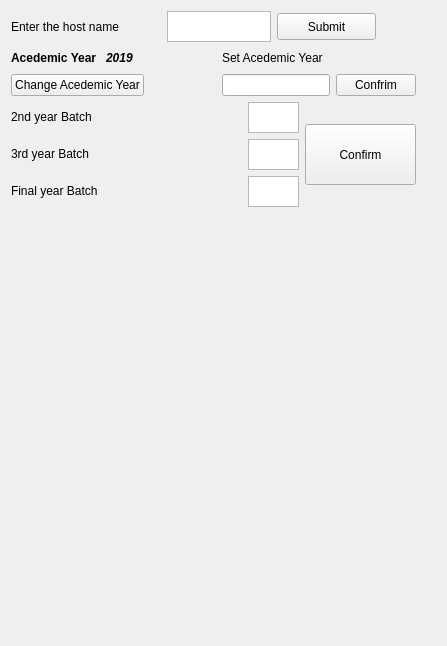
     <widget class="QWidget" name="tab_13">
      <attribute name="title">
       <string>Settings</string>
      </attribute>
      <layout class="QGridLayout" name="gridLayout_4">
       <item row="0" column="0" colspan="2">
        <layout class="QHBoxLayout" name="horizontalLayout_32">
         <item>
          <widget class="QLabel" name="label_22">
           <property name="sizePolicy">
            <sizepolicy hsizetype="Fixed" vsizetype="Fixed">
             <horstretch>0</horstretch>
             <verstretch>0</verstretch>
            </sizepolicy>
           </property>
           <property name="minimumSize">
            <size>
             <width>150</width>
             <height>31</height>
            </size>
           </property>
           <property name="maximumSize">
            <size>
             <width>150</width>
             <height>104</height>
            </size>
           </property>
           <property name="text">
            <string>Enter the host name</string>
           </property>
          </widget>
         </item>
         <item>
          <widget class="QTextEdit" name="hostName">
           <property name="sizePolicy">
            <sizepolicy hsizetype="Fixed" vsizetype="Fixed">
             <horstretch>0</horstretch>
             <verstretch>0</verstretch>
            </sizepolicy>
           </property>
           <property name="minimumSize">
            <size>
             <width>104</width>
             <height>31</height>
            </size>
           </property>
           <property name="maximumSize">
            <size>
             <width>104</width>
             <height>31</height>
            </size>
           </property>
          </widget>
         </item>
         <item>
          <widget class="QPushButton" name="submitHostName">
           <property name="sizePolicy">
            <sizepolicy hsizetype="Fixed" vsizetype="Fixed">
             <horstretch>0</horstretch>
             <verstretch>0</verstretch>
            </sizepolicy>
           </property>
           <property name="minimumSize">
            <size>
             <width>99</width>
             <height>27</height>
            </size>
           </property>
           <property name="maximumSize">
            <size>
             <width>99</width>
             <height>27</height>
            </size>
           </property>
           <property name="text">
            <string>Submit</string>
           </property>
          </widget>
         </item>
         <item>
          <spacer name="horizontalSpacer_35">
           <property name="orientation">
            <enum>Qt::Horizontal</enum>
           </property>
           <property name="sizeHint" stdset="0">
            <size>
             <width>40</width>
             <height>20</height>
            </size>
           </property>
          </spacer>
         </item>
        </layout>
       </item>
       <item row="1" column="0">
        <layout class="QVBoxLayout" name="verticalLayout_21">
         <item>
          <layout class="QHBoxLayout" name="horizontalLayout_33">
           <item>
            <widget class="QLabel" name="label_23">
             <property name="sizePolicy">
              <sizepolicy hsizetype="Fixed" vsizetype="Fixed">
               <horstretch>0</horstretch>
               <verstretch>0</verstretch>
              </sizepolicy>
             </property>
             <property name="font">
              <font>
               <weight>75</weight>
               <bold>true</bold>
              </font>
             </property>
             <property name="text">
              <string>Acedemic Year </string>
             </property>
            </widget>
           </item>
           <item>
            <widget class="QLabel" name="acedemicYear">
             <property name="sizePolicy">
              <sizepolicy hsizetype="Fixed" vsizetype="Fixed">
               <horstretch>0</horstretch>
               <verstretch>0</verstretch>
              </sizepolicy>
             </property>
             <property name="font">
              <font>
               <weight>75</weight>
               <italic>true</italic>
               <bold>true</bold>
              </font>
             </property>
             <property name="text">
              <string>2019</string>
             </property>
            </widget>
           </item>
           <item>
            <spacer name="horizontalSpacer_33">
             <property name="orientation">
              <enum>Qt::Horizontal</enum>
             </property>
             <property name="sizeHint" stdset="0">
              <size>
               <width>40</width>
               <height>20</height>
              </size>
             </property>
            </spacer>
           </item>
          </layout>
         </item>
         <item>
          <layout class="QHBoxLayout" name="horizontalLayout_38">
           <item>
            <widget class="QPushButton" name="changeAcedemicYear">
             <property name="sizePolicy">
              <sizepolicy hsizetype="Fixed" vsizetype="Fixed">
               <horstretch>0</horstretch>
               <verstretch>0</verstretch>
              </sizepolicy>
             </property>
             <property name="text">
              <string>Change Acedemic Year</string>
             </property>
            </widget>
           </item>
           <item>
            <spacer name="horizontalSpacer_34">
             <property name="orientation">
              <enum>Qt::Horizontal</enum>
             </property>
             <property name="sizeHint" stdset="0">
              <size>
               <width>40</width>
               <height>20</height>
              </size>
             </property>
            </spacer>
           </item>
          </layout>
         </item>
        </layout>
       </item>
       <item row="1" column="1">
        <layout class="QVBoxLayout" name="verticalLayout_22">
         <item>
          <widget class="QLabel" name="label_24">
           <property name="sizePolicy">
            <sizepolicy hsizetype="Fixed" vsizetype="Fixed">
             <horstretch>0</horstretch>
             <verstretch>0</verstretch>
            </sizepolicy>
           </property>
           <property name="maximumSize">
            <size>
             <width>173</width>
             <height>27</height>
            </size>
           </property>
           <property name="text">
            <string>Set Acedemic Year</string>
           </property>
          </widget>
         </item>
         <item>
          <layout class="QHBoxLayout" name="horizontalLayout_39">
           <item>
            <widget class="QLineEdit" name="setAcYear">
             <property name="sizePolicy">
              <sizepolicy hsizetype="Fixed" vsizetype="Fixed">
               <horstretch>0</horstretch>
               <verstretch>0</verstretch>
              </sizepolicy>
             </property>
             <property name="maximumSize">
              <size>
               <width>173</width>
               <height>27</height>
              </size>
             </property>
            </widget>
           </item>
           <item>
            <widget class="QPushButton" name="setAceYear">
             <property name="sizePolicy">
              <sizepolicy hsizetype="Fixed" vsizetype="Fixed">
               <horstretch>0</horstretch>
               <verstretch>0</verstretch>
              </sizepolicy>
             </property>
             <property name="maximumSize">
              <size>
               <width>173</width>
               <height>27</height>
              </size>
             </property>
             <property name="text">
              <string>Confrim</string>
             </property>
            </widget>
           </item>
          </layout>
         </item>
        </layout>
       </item>
       <item row="2" column="0" colspan="2">
        <layout class="QHBoxLayout" name="horizontalLayout_37">
         <item>
          <layout class="QVBoxLayout" name="verticalLayout_20">
           <item>
            <layout class="QHBoxLayout" name="horizontalLayout_34">
             <item>
              <widget class="QLabel" name="label_25">
               <property name="sizePolicy">
                <sizepolicy hsizetype="Fixed" vsizetype="Fixed">
                 <horstretch>0</horstretch>
                 <verstretch>0</verstretch>
                </sizepolicy>
               </property>
               <property name="text">
                <string>2nd year Batch</string>
               </property>
              </widget>
             </item>
             <item>
              <spacer name="horizontalSpacer_8">
               <property name="orientation">
                <enum>Qt::Horizontal</enum>
               </property>
               <property name="sizeHint" stdset="0">
                <size>
                 <width>40</width>
                 <height>20</height>
                </size>
               </property>
              </spacer>
             </item>
             <item>
              <widget class="QTextEdit" name="secondYrBatch">
               <property name="sizePolicy">
                <sizepolicy hsizetype="Fixed" vsizetype="Fixed">
                 <horstretch>0</horstretch>
                 <verstretch>0</verstretch>
                </sizepolicy>
               </property>
               <property name="maximumSize">
                <size>
                 <width>51</width>
                 <height>31</height>
                </size>
               </property>
              </widget>
             </item>
            </layout>
           </item>
           <item>
            <layout class="QHBoxLayout" name="horizontalLayout_35">
             <item>
              <widget class="QLabel" name="label_26">
               <property name="sizePolicy">
                <sizepolicy hsizetype="Fixed" vsizetype="Fixed">
                 <horstretch>0</horstretch>
                 <verstretch>0</verstretch>
                </sizepolicy>
               </property>
               <property name="text">
                <string>3rd year Batch</string>
               </property>
              </widget>
             </item>
             <item>
              <spacer name="horizontalSpacer_31">
               <property name="orientation">
                <enum>Qt::Horizontal</enum>
               </property>
               <property name="sizeHint" stdset="0">
                <size>
                 <width>40</width>
                 <height>20</height>
                </size>
               </property>
              </spacer>
             </item>
             <item>
              <widget class="QTextEdit" name="thirdYrBatch">
               <property name="sizePolicy">
                <sizepolicy hsizetype="Fixed" vsizetype="Fixed">
                 <horstretch>0</horstretch>
                 <verstretch>0</verstretch>
                </sizepolicy>
               </property>
               <property name="maximumSize">
                <size>
                 <width>51</width>
                 <height>31</height>
                </size>
               </property>
              </widget>
             </item>
            </layout>
           </item>
           <item>
            <layout class="QHBoxLayout" name="horizontalLayout_36">
             <item>
              <widget class="QLabel" name="label_27">
               <property name="sizePolicy">
                <sizepolicy hsizetype="Fixed" vsizetype="Fixed">
                 <horstretch>0</horstretch>
                 <verstretch>0</verstretch>
                </sizepolicy>
               </property>
               <property name="text">
                <string>Final year Batch</string>
               </property>
              </widget>
             </item>
             <item>
              <spacer name="horizontalSpacer_32">
               <property name="orientation">
                <enum>Qt::Horizontal</enum>
               </property>
               <property name="sizeHint" stdset="0">
                <size>
                 <width>40</width>
                 <height>20</height>
                </size>
               </property>
              </spacer>
             </item>
             <item>
              <widget class="QTextEdit" name="finalYrBatch">
               <property name="sizePolicy">
                <sizepolicy hsizetype="Fixed" vsizetype="Fixed">
                 <horstretch>0</horstretch>
                 <verstretch>0</verstretch>
                </sizepolicy>
               </property>
               <property name="maximumSize">
                <size>
                 <width>51</width>
                 <height>31</height>
                </size>
               </property>
              </widget>
             </item>
            </layout>
           </item>
          </layout>
         </item>
         <item>
          <widget class="QPushButton" name="confirmAcedemicYear">
           <property name="sizePolicy">
            <sizepolicy hsizetype="Fixed" vsizetype="Fixed">
             <horstretch>0</horstretch>
             <verstretch>0</verstretch>
            </sizepolicy>
           </property>
           <property name="minimumSize">
            <size>
             <width>111</width>
             <height>61</height>
            </size>
           </property>
           <property name="maximumSize">
            <size>
             <width>111</width>
             <height>61</height>
            </size>
           </property>
           <property name="text">
            <string>Confirm</string>
           </property>
          </widget>
         </item>
        </layout>
       </item>
       <item row="3" column="2">
        <spacer name="verticalSpacer_6">
         <property name="orientation">
          <enum>Qt::Vertical</enum>
         </property>
         <property name="sizeHint" stdset="0">
          <size>
           <width>20</width>
           <height>428</height>
          </size>
         </property>
        </spacer>
       </item>
      </layout>
      <zorder></zorder>
      <zorder></zorder>
      <zorder></zorder>
      <zorder>verticalSpacer_6</zorder>
      <zorder></zorder>
     </widget>
